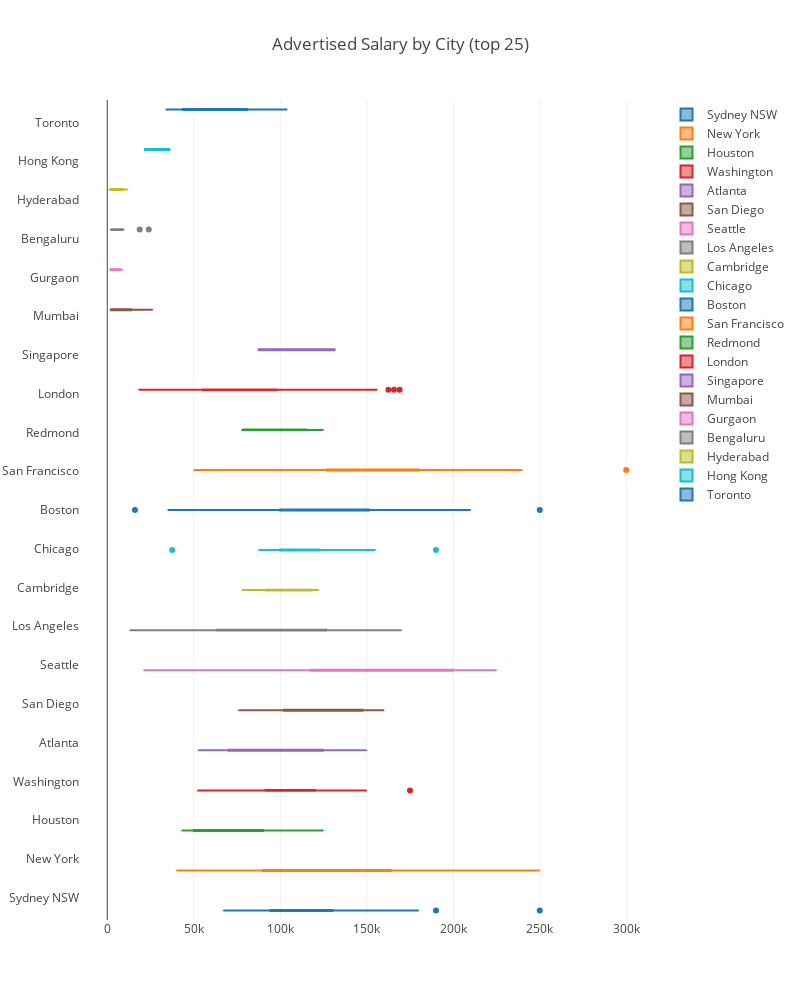

Source (notebook cell):
### Code cell
countries = list(filtered_jobs['country'].unique())
countries = [item for item in countries if item not in ["Netherlands","France"]]
graph_data = []

for country in countries:
    cities = filtered_jobs[filtered_jobs['country']==country]['city'].unique()
    cities = [item for item in cities if item not in ["Sunnyvale","Albuquerque"]]
    
    for city in cities:
        g_city_salary =(filtered_jobs[filtered_jobs['city']==city]['salary_average'])
        g_city_country =(filtered_jobs[filtered_jobs['city']==city]['country'])
        g_city =(filtered_jobs[filtered_jobs['city']==city]['city'])
            
        graph_data.append(go.Box(
                x = g_city_salary,
                y = g_city,
                name = city,
                orientation = 'h',
                customdata = country,
                type = 'box'))


box_layout = Layout(
    title='Advertised Salary by City (top 25)',
    yaxis=YAxis(
        zeroline=False
    ),
    height = 1000,
    width = 800,
    boxmode='group',
    paper_bgcolor='rgba(0,0,0,0)',
    plot_bgcolor='rgba(0,0,0,0)'
)

fig = Figure(data=graph_data, layout=box_layout)

py.offline.iplot(fig)

### Figure 1 — Plotly figure (JSON) as saved in the notebook; plotly's stock layout.template omitted (floating-point values rounded to 4 significant figures; data arrays with more than 128 entries replaced by an {"elided": "..."} marker saying what was removed)
{"data": [{"customdata": "Australia", "name": "Sydney NSW", "orientation": "h", "type": "box", "x": {"elided": "149 int values"}, "y": {"elided": "149 str values"}}, {"customdata": "USA", "name": "New York", "orientation": "h", "type": "box", "x": {"elided": "1428 float values"}, "y": {"elided": "1428 str values"}}, {"customdata": "USA", "name": "Houston", "orientation": "h", "type": "box", "x": {"elided": "177 int values"}, "y": {"elided": "177 str values"}}, {"customdata": "USA", "name": "Washington", "orientation": "h", "type": "box", "x": {"elided": "303 float values"}, "y": {"elided": "303 str values"}}, {"customdata": "USA", "name": "Atlanta", "orientation": "h", "type": "box", "x": {"elided": "244 float values"}, "y": {"elided": "244 str values"}}, {"customdata": "USA", "name": "San Diego", "orientation": "h", "type": "box", "x": {"elided": "333 float values"}, "y": {"elided": "333 str values"}}, {"customdata": "USA", "name": "Seattle", "orientation": "h", "type": "box", "x": {"elided": "737 int values"}, "y": {"elided": "737 str values"}}, {"customdata": "USA", "name": "Los Angeles", "orientation": "h", "type": "box", "x": {"elided": "211 float values"}, "y": {"elided": "211 str values"}}, {"customdata": "USA", "name": "Cambridge", "orientation": "h", "type": "box", "x": {"elided": "667 float values"}, "y": {"elided": "667 str values"}}, {"customdata": "USA", "name": "Chicago", "orientation": "h", "type": "box", "x": {"elided": "430 int values"}, "y": {"elided": "430 str values"}}, {"customdata": "USA", "name": "Boston", "orientation": "h", "type": "box", "x": {"elided": "579 int values"}, "y": {"elided": "579 str values"}}, {"customdata": "USA", "name": "San Francisco", "orientation": "h", "type": "box", "x": {"elided": "1012 int values"}, "y": {"elided": "1012 str values"}}, {"customdata": "USA", "name": "Redmond", "orientation": "h", "type": "box", "x": {"elided": "137 int values"}, "y": {"elided": "137 str values"}}, {"customdata": "United Kingdom", "name": "London", "orientation": "h", "type": "box", "x": {"elided": "621 float values"}, "y": {"elided": "621 str values"}}, {"customdata": "Singapore", "name": "Singapore", "orientation": "h", "type": "box", "x": {"elided": "295 int values"}, "y": {"elided": "295 str values"}}, {"customdata": "India", "name": "Mumbai", "orientation": "h", "type": "box", "x": [null, null, null, null, null, null, null, null, null, null, null, null, null, null, null, null, 26250, null, null, null, null, 2160, null, null, null, null, null, null, null, null, null, null, null, null, null, null, null, null, null, null, null, null, null, null, null, null, null, null, null, null, null, null, null, null, null, null, null, null, null, 13500, null, null, null, null, null, 5250, null, null, null, null, null, 3600, null, null, null, null, null, null, null, null, null, 2250, null, null, 1800, null, null, null, null, null, null, null, null, null, null, null, null, null, null, null, null, null, null, null, null, 2160, null, null, null, null, null, null, null, null, null, null, null, null, null, null, 3750, null, null, 18750, 2250, null, null, 14250], "y": ["Mumbai", "Mumbai", "Mumbai", "Mumbai", "Mumbai", "Mumbai", "Mumbai", "Mumbai", "Mumbai", "Mumbai", "Mumbai", "Mumbai", "Mumbai", "Mumbai", "Mumbai", "Mumbai", "Mumbai", "Mumbai", "Mumbai", "Mumbai", "Mumbai", "Mumbai", "Mumbai", "Mumbai", "Mumbai", "Mumbai", "Mumbai", "Mumbai", "Mumbai", "Mumbai", "Mumbai", "Mumbai", "Mumbai", "Mumbai", "Mumbai", "Mumbai", "Mumbai", "Mumbai", "Mumbai", "Mumbai", "Mumbai", "Mumbai", "Mumbai", "Mumbai", "Mumbai", "Mumbai", "Mumbai", "Mumbai", "Mumbai", "Mumbai", "Mumbai", "Mumbai", "Mumbai", "Mumbai", "Mumbai", "Mumbai", "Mumbai", "Mumbai", "Mumbai", "Mumbai", "Mumbai", "Mumbai", "Mumbai", "Mumbai", "Mumbai", "Mumbai", "Mumbai", "Mumbai", "Mumbai", "Mumbai", "Mumbai", "Mumbai", "Mumbai", "Mumbai", "Mumbai", "Mumbai", "Mumbai", "Mumbai", "Mumbai", "Mumbai", "Mumbai", "Mumbai", "Mumbai", "Mumbai", "Mumbai", "Mumbai", "Mumbai", "Mumbai", "Mumbai", "Mumbai", "Mumbai", "Mumbai", "Mumbai", "Mumbai", "Mumbai", "Mumbai", "Mumbai", "Mumbai", "Mumbai", "Mumbai", "Mumbai", "Mumbai", "Mumbai", "Mumbai", "Mumbai", "Mumbai", "Mumbai", "Mumbai", "Mumbai", "Mumbai", "Mumbai", "Mumbai", "Mumbai", "Mumbai", "Mumbai", "Mumbai", "Mumbai", "Mumbai", "Mumbai", "Mumbai", "Mumbai", "Mumbai", "Mumbai", "Mumbai", "Mumbai", "Mumbai", "Mumbai", "Mumbai"]}, {"customdata": "India", "name": "Gurgaon", "orientation": "h", "type": "box", "x": [null, null, 3750, null, null, null, null, null, null, null, null, null, 8250, null, null, null, null, null, null, null, null, null, null, null, null, null, null, null, null, null, null, null, null, null, null, null, 8991, null, null, null, null, null, null, null, null, null, null, null, null, null, null, null, null, null, null, null, null, null, 1800, null, null, null, null, null, null, 2438.0, null, null, null, null, null, null, null, null, null, null, null, null, null, null, null, null, null, null, null, null, null, null, null, null, null, null, null, null, null, null, 1800, 2700, null, null, null], "y": ["Gurgaon", "Gurgaon", "Gurgaon", "Gurgaon", "Gurgaon", "Gurgaon", "Gurgaon", "Gurgaon", "Gurgaon", "Gurgaon", "Gurgaon", "Gurgaon", "Gurgaon", "Gurgaon", "Gurgaon", "Gurgaon", "Gurgaon", "Gurgaon", "Gurgaon", "Gurgaon", "Gurgaon", "Gurgaon", "Gurgaon", "Gurgaon", "Gurgaon", "Gurgaon", "Gurgaon", "Gurgaon", "Gurgaon", "Gurgaon", "Gurgaon", "Gurgaon", "Gurgaon", "Gurgaon", "Gurgaon", "Gurgaon", "Gurgaon", "Gurgaon", "Gurgaon", "Gurgaon", "Gurgaon", "Gurgaon", "Gurgaon", "Gurgaon", "Gurgaon", "Gurgaon", "Gurgaon", "Gurgaon", "Gurgaon", "Gurgaon", "Gurgaon", "Gurgaon", "Gurgaon", "Gurgaon", "Gurgaon", "Gurgaon", "Gurgaon", "Gurgaon", "Gurgaon", "Gurgaon", "Gurgaon", "Gurgaon", "Gurgaon", "Gurgaon", "Gurgaon", "Gurgaon", "Gurgaon", "Gurgaon", "Gurgaon", "Gurgaon", "Gurgaon", "Gurgaon", "Gurgaon", "Gurgaon", "Gurgaon", "Gurgaon", "Gurgaon", "Gurgaon", "Gurgaon", "Gurgaon", "Gurgaon", "Gurgaon", "Gurgaon", "Gurgaon", "Gurgaon", "Gurgaon", "Gurgaon", "Gurgaon", "Gurgaon", "Gurgaon", "Gurgaon", "Gurgaon", "Gurgaon", "Gurgaon", "Gurgaon", "Gurgaon", "Gurgaon", "Gurgaon", "Gurgaon", "Gurgaon", "Gurgaon"]}, {"customdata": "India", "name": "Bengaluru", "orientation": "h", "type": "box", "x": {"elided": "395 float values"}, "y": {"elided": "395 str values"}}, {"customdata": "India", "name": "Hyderabad", "orientation": "h", "type": "box", "x": {"elided": "147 float values"}, "y": {"elided": "147 str values"}}, {"customdata": "Hong Kong", "name": "Hong Kong", "orientation": "h", "type": "box", "x": [null, null, null, null, null, null, null, null, null, null, null, null, null, null, null, null, null, null, null, null, null, null, null, null, null, null, null, null, null, null, null, null, null, null, null, null, null, null, null, null, null, null, null, null, null, null, null, null, 21840, null, 35880, null, null, null, null, null, null, null, null, null, null, null, null, null, null, null, null, null, null, null, null, null, null, null, null, null, null, null, null, null, null, null, null, null, null, null, null, null, null, null, null, null, null, null, null, null, null, null, null, null, null, null, null, null, null, null], "y": ["Hong Kong", "Hong Kong", "Hong Kong", "Hong Kong", "Hong Kong", "Hong Kong", "Hong Kong", "Hong Kong", "Hong Kong", "Hong Kong", "Hong Kong", "Hong Kong", "Hong Kong", "Hong Kong", "Hong Kong", "Hong Kong", "Hong Kong", "Hong Kong", "Hong Kong", "Hong Kong", "Hong Kong", "Hong Kong", "Hong Kong", "Hong Kong", "Hong Kong", "Hong Kong", "Hong Kong", "Hong Kong", "Hong Kong", "Hong Kong", "Hong Kong", "Hong Kong", "Hong Kong", "Hong Kong", "Hong Kong", "Hong Kong", "Hong Kong", "Hong Kong", "Hong Kong", "Hong Kong", "Hong Kong", "Hong Kong", "Hong Kong", "Hong Kong", "Hong Kong", "Hong Kong", "Hong Kong", "Hong Kong", "Hong Kong", "Hong Kong", "Hong Kong", "Hong Kong", "Hong Kong", "Hong Kong", "Hong Kong", "Hong Kong", "Hong Kong", "Hong Kong", "Hong Kong", "Hong Kong", "Hong Kong", "Hong Kong", "Hong Kong", "Hong Kong", "Hong Kong", "Hong Kong", "Hong Kong", "Hong Kong", "Hong Kong", "Hong Kong", "Hong Kong", "Hong Kong", "Hong Kong", "Hong Kong", "Hong Kong", "Hong Kong", "Hong Kong", "Hong Kong", "Hong Kong", "Hong Kong", "Hong Kong", "Hong Kong", "Hong Kong", "Hong Kong", "Hong Kong", "Hong Kong", "Hong Kong", "Hong Kong", "Hong Kong", "Hong Kong", "Hong Kong", "Hong Kong", "Hong Kong", "Hong Kong", "Hong Kong", "Hong Kong", "Hong Kong", "Hong Kong", "Hong Kong", "Hong Kong", "Hong Kong", "Hong Kong", "Hong Kong", "Hong Kong", "Hong Kong", "Hong Kong"]}, {"customdata": "Canada", "name": "Toronto", "orientation": "h", "type": "box", "x": {"elided": "147 float values"}, "y": {"elided": "147 str values"}}], "layout": {"boxmode": "group", "height": 1000, "paper_bgcolor": "rgba(0,0,0,0)", "plot_bgcolor": "rgba(0,0,0,0)", "title": "Advertised Salary by City (top 25)", "width": 800, "yaxis": {"zeroline": false}}}
